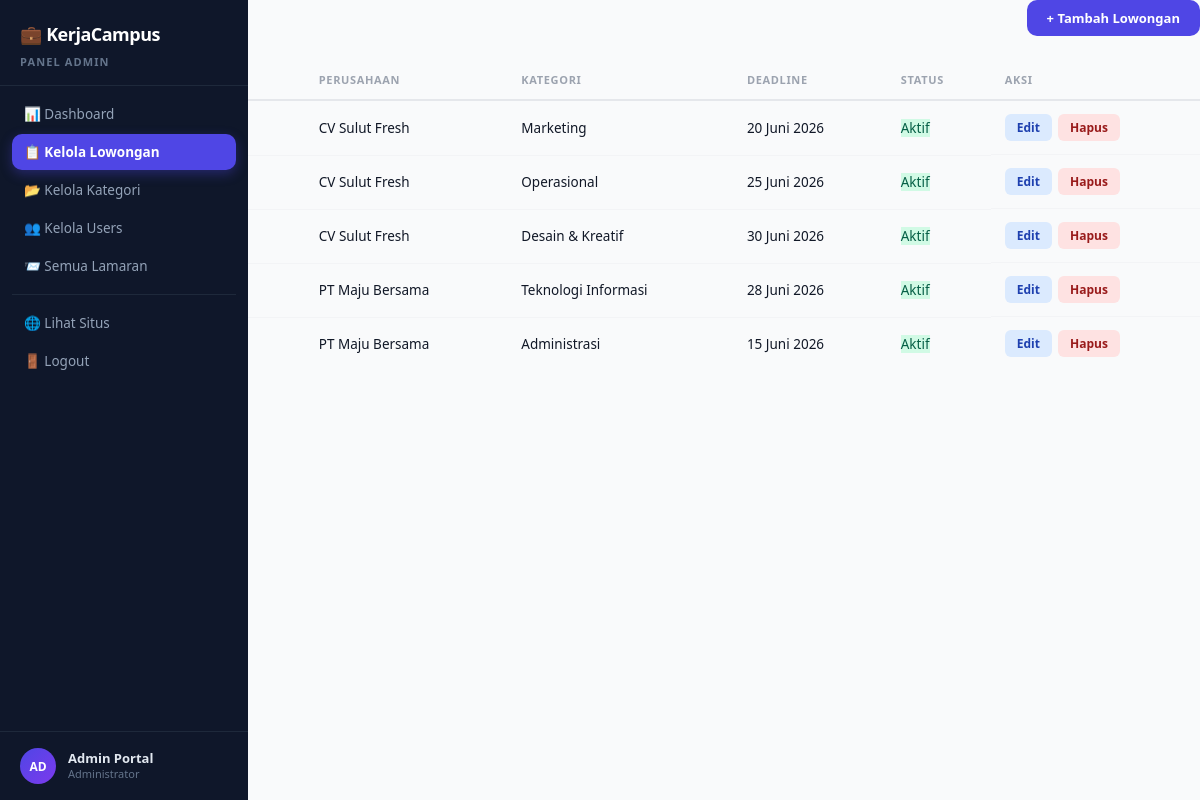
Screenshot of /admin/lowongan.php (signed in) with the database file from the repository.
### tables this page shows
CREATE TABLE lowongan (
  id          INT AUTO_INCREMENT PRIMARY KEY,
  user_id     INT          NOT NULL,
  kategori_id INT          NOT NULL,
  judul       VARCHAR(150) NOT NULL,
  deskripsi   TEXT         NOT NULL,
  kualifikasi TEXT         DEFAULT NULL,
  lokasi      VARCHAR(100) DEFAULT NULL,
  tipe_kerja  ENUM('remote','onsite','hybrid') DEFAULT 'onsite',
  gaji        VARCHAR(100) DEFAULT 'Negosiasi',
  deadline    DATE         NOT NULL,
  status      ENUM('aktif','ditutup') DEFAULT 'aktif',
  created_at  TIMESTAMP    DEFAULT CURRENT_TIMESTAMP,
  FOREIGN KEY (user_id)     REFERENCES users(id)     ON DELETE CASCADE,
  FOREIGN KEY (kategori_id) REFERENCES kategori(id)  ON DELETE CASCADE
);

CREATE TABLE users (
  id         INT AUTO_INCREMENT PRIMARY KEY,
  nama       VARCHAR(100)  NOT NULL,
  email      VARCHAR(100)  NOT NULL UNIQUE,
  password   VARCHAR(255)  NOT NULL,
  role       ENUM('admin','mahasiswa','perusahaan') NOT NULL DEFAULT 'mahasiswa',
  no_hp      VARCHAR(20)   DEFAULT NULL,
  foto       VARCHAR(255)  DEFAULT 'default.png',
  alamat     TEXT          DEFAULT NULL,
  created_at TIMESTAMP     DEFAULT CURRENT_TIMESTAMP
);

CREATE TABLE kategori (
  id             INT AUTO_INCREMENT PRIMARY KEY,
  nama_kategori  VARCHAR(100) NOT NULL,
  deskripsi      TEXT         DEFAULT NULL,
  created_at     TIMESTAMP    DEFAULT CURRENT_TIMESTAMP
);

### functions.php (called while the page is built, shortened)
<?php
function bersihkan($data) {
    $data = trim($data);
    $data = stripslashes($data);
    $data = htmlspecialchars($data, ENT_QUOTES, 'UTF-8');
    return $data;
}
function query($conn, $sql) {
    $result = mysqli_query($conn, $sql);
    return $result;
}
function ambilSemua($conn, $sql) {
    $result = query($conn, $sql);
    $data = [];
    while ($row = mysqli_fetch_assoc($result)) {
        $data[] = $row;
    }
    return $data;
}
function formatTanggal($tanggal) {
    $bulan = [
        '01'=>'Januari','02'=>'Februari','03'=>'Maret',
        '04'=>'April',  '05'=>'Mei',     '06'=>'Juni',
        '07'=>'Juli',   '08'=>'Agustus', '09'=>'September',
        '10'=>'Oktober','11'=>'November','12'=>'Desember'
    ];
    $parts = explode('-', $tanggal);
    return $parts[2] . ' ' . ($bulan[$parts[1]] ?? $parts[1]) . ' ' . $parts[0];
}

### admin/lowongan.php (the view, shortened to what this page needs)
<?php
require_once __DIR__ . '/../config.php';
require_once __DIR__ .
 '../functions.php';
$semuaLowongan = ambilSemua($conn,
    "SELECT l.*, u.nama AS nama_perusahaan, k.nama_kategori
     FROM lowongan l JOIN users u ON l.user_id=u.id JOIN kategori k ON l.kategori_id=k.id
     ORDER BY l.created_at DESC"
);
?>
<!DOCTYPE html><html lang="id"><head>
<link rel="stylesheet" href="../assets/css/dashboard.css">
</head><body>
<?php require_once '../includes/sidebar_admin.php'; ?>
<div class="page-header">
    <h1>📋 Kelola Lowongan</h1>
    <button class="btn-toggle-form" onclick="toggleForm()">+ Tambah Lowongan</button>
</div>
<div class="table-card">
    <table class="data-table">
        <thead><tr><th>#</th><th>Judul</th><th>Perusahaan</th><th>Kategori</th><th>Deadline</th><th>Status</th><th>Aksi</th></tr></thead>
        <tbody>
        <?php if (empty($semuaLowongan)): ?>
            <tr><td colspan="7" class="empty-td">Belum ada lowongan.</td></tr>
        <?php else: ?>
            <?php foreach ($semuaLowongan as $i => $low): ?>
            <tr>
                <td><?= $i+1 ?></td>
                <td><?= bersihkan($low['judul']) ?></td>
                <td><?= bersihkan($low['nama_perusahaan']) ?></td>
                <td><?= bersihkan($low['nama_kategori']) ?></td>
                <td><?= formatTanggal($low['deadline']) ?></td>
                <td><?= $low['status']==='aktif'
                    ? '<span class="badge-aktif">Aktif</span>'
                    : '<span class="badge-tutup">Ditutup</span>' ?></td>
                <td class="aksi-col">
                    <a href="lowongan.php?edit=<?= $low['id'] ?>" class="btn-edit">Edit</a>
                    <form method="POST" style="display:inline" onsubmit="return confirm('Hapus lowongan ini?')">
                        <button type="submit" class="btn-hapus">Hapus</button>
                    </form>
                </td>
            </tr>
            <?php endforeach; ?>
        <?php endif; ?>
        </tbody>
    </table>
</div>
</main></div>
</body></html>

### assets/css/dashboard.css (style rules this page uses)
:root { --primary: #4f46e5; --primary-dark: #4338ca; --primary-light: #ede9fe; --accent: #f59e0b; --success: #10b981; --success-bg: #d1fae5; --danger: #ef4444; --danger-bg: #fee2e2; --warning-bg: #fef3c7; --info-bg: #dbeafe; --text-primary: #111827; --text-secondary:#4b5563; --text-muted: #9ca3af; --bg-white: #ffffff; --bg-light: #f9fafb; --bg-section: #f3f4f6; --border: #e5e7eb; --sidebar-width: 248px; --topbar-height: 62px; --radius-sm: 6px; --radius-md: 10px; --radius-lg: 14px; --radius-full:9999px; --shadow-sm: 0 1px 3px rgba(0,0,0,0.06); --shadow-md: 0 4px 16px rgba(0,0,0,0.08); --transition: 0.2s ease; --font: 'Segoe UI', system-ui, sans-serif; }
*, *::before, *::after { margin:0; padding:0; box-sizing:border-box; }
body { font-family: var(--font); background: var(--bg-light); color: var(--text-primary); min-height: 100vh; }
a { text-decoration: none; color: inherit; }
button { font-family: var(--font); cursor: pointer; }
.page-header { display: flex; justify-content: space-between; align-items: center; margin-bottom: 24px; }
.page-header h1 { font-size: 22px; font-weight: 800; letter-spacing: -0.5px; }
.data-table { width: 100%; border-collapse: collapse; font-size: 13.5px; }
.data-table thead th { background: var(--bg-light); padding: 12px 14px; text-align: left; font-size: 11px; font-weight: 700; text-transform: uppercase; letter-spacing: 0.06em; color: var(--text-muted); border-bottom: 2px solid var(--border); white-space: nowrap; }
.data-table tbody td { padding: 13px 14px; border-bottom: 1px solid var(--bg-section); vertical-align: middle; }
.data-table tbody tr:last-child td { border-bottom: none; }
.aksi-col { white-space: nowrap; display: flex; gap: 6px; align-items: center; }
.btn-edit { font-size: 12px; font-weight: 600; padding: 5px 12px; background: var(--info-bg); color: #1e40af; border-radius: var(--radius-sm); border: none; cursor: pointer; transition: all var(--transition); display: inline-block; }
.btn-hapus { font-size: 12px; font-weight: 600; padding: 5px 12px; background: var(--danger-bg); color: #991b1b; border-radius: var(--radius-sm); border: none; cursor: pointer; transition: all var(--transition); }
.badge-aktif { background: var(--success-bg); color: #065f46; }
.btn-toggle-form { padding: 9px 20px; background: var(--primary); color: #fff; border: none; border-radius: var(--radius-md); font-size: 13px; font-weight: 700; cursor: pointer; transition: all var(--transition); }

### rows the page displays
lowongan: user.nama "CV Sulut Fresh", kategori.nama_kategori "Marketing", deadline "20 Juni 2026", status "Aktif"
lowongan: user.nama "CV Sulut Fresh", kategori.nama_kategori "Operasional", deadline "25 Juni 2026", status "Aktif"
lowongan: user.nama "CV Sulut Fresh", kategori.nama_kategori "Desain & Kreatif", deadline "30 Juni 2026", status "Aktif"
lowongan: user.nama "PT Maju Bersama", kategori.nama_kategori "Teknologi Informasi", deadline "28 Juni 2026", status "Aktif"
lowongan: user.nama "PT Maju Bersama", kategori.nama_kategori "Administrasi", deadline "15 Juni 2026", status "Aktif"

### other values shown
APP_NAME "KerjaCampus"
substr($_SESSION['nama'],0,2) "AD"
bersihkan($_SESSION['nama']) "Admin Portal"
